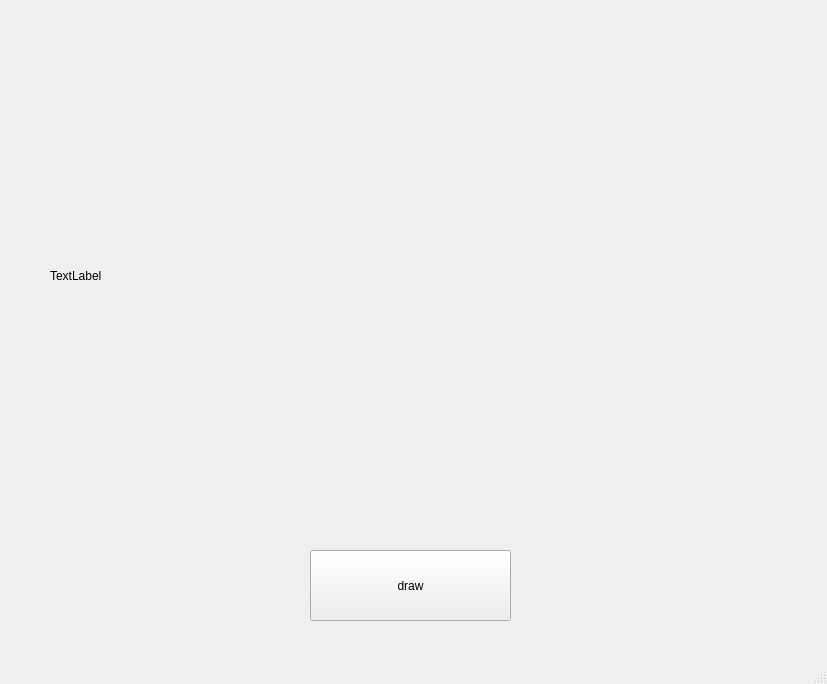
<?xml version="1.0" encoding="UTF-8"?>
<ui version="4.0">
 <class>MainWindow</class>
 <widget class="QMainWindow" name="MainWindow">
  <property name="geometry">
   <rect>
    <x>0</x>
    <y>0</y>
    <width>827</width>
    <height>684</height>
   </rect>
  </property>
  <property name="windowTitle">
   <string>MainWindow</string>
  </property>
  <widget class="QWidget" name="centralwidget">
   <widget class="QPushButton" name="pushButton">
    <property name="geometry">
     <rect>
      <x>310</x>
      <y>550</y>
      <width>201</width>
      <height>71</height>
     </rect>
    </property>
    <property name="text">
     <string>draw</string>
    </property>
   </widget>
   <widget class="QLabel" name="label">
    <property name="geometry">
     <rect>
      <x>50</x>
      <y>50</y>
      <width>721</width>
      <height>451</height>
     </rect>
    </property>
    <property name="text">
     <string>TextLabel</string>
    </property>
   </widget>
  </widget>
  <widget class="QMenuBar" name="menubar">
   <property name="geometry">
    <rect>
     <x>0</x>
     <y>0</y>
     <width>827</width>
     <height>22</height>
    </rect>
   </property>
  </widget>
  <widget class="QStatusBar" name="statusbar"/>
 </widget>
 <resources/>
 <connections/>
</ui>
